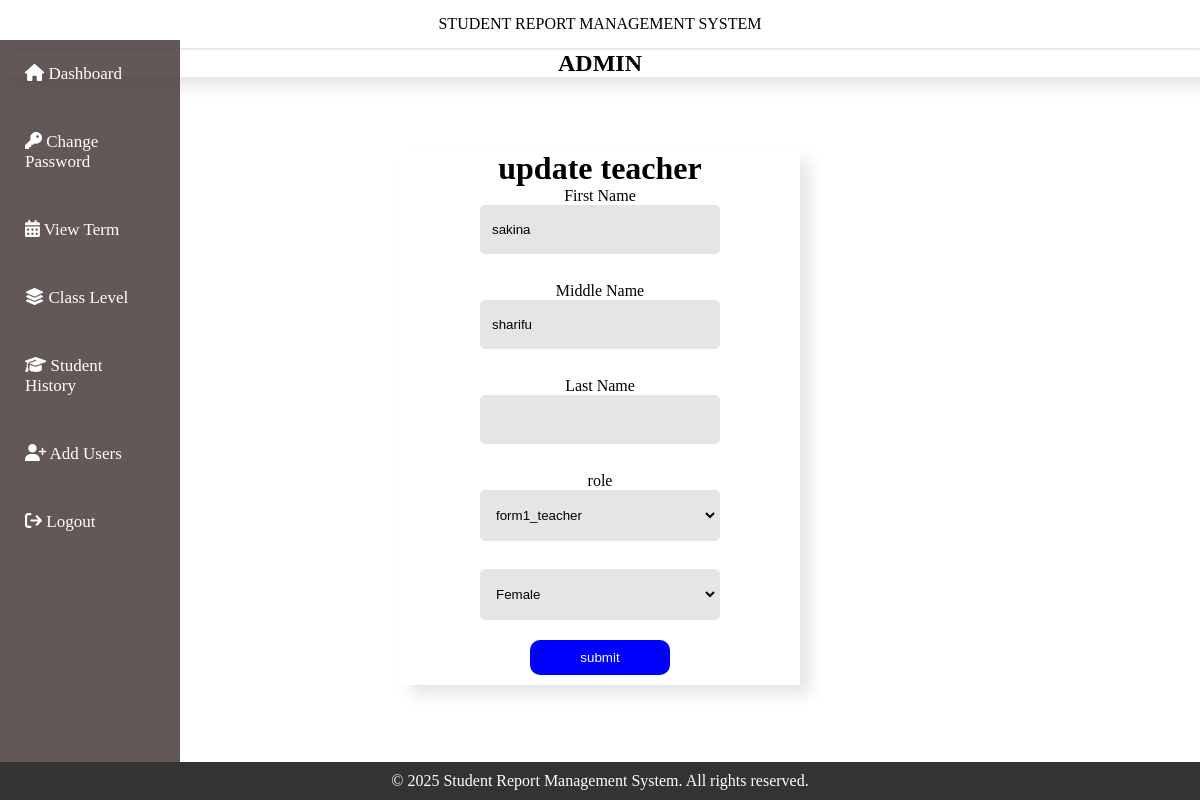
/editTeacher.php?user_id=60, run on the app's committed database.
### tables this page shows
CREATE TABLE `users` (
  `user_id` int(255) NOT NULL,
  `class_id` int(255) DEFAULT NULL,
  `first_name` varchar(100) NOT NULL,
  `middle_name` varchar(100) NOT NULL,
  `last_name` varchar(100) NOT NULL,
  `parent_name` varchar(50) NOT NULL,
  `username` varchar(50) NOT NULL,
  `password` varchar(255) NOT NULL,
  `role` enum('admin','student','form1_teacher','form2_teacher','form3_teacher','form4_teacher') NOT NULL,
  `gender` varchar(8) NOT NULL,
  `stream` enum('science','art') DEFAULT NULL,
  `status` varchar(50) NOT NULL,
  `graduation_year` varchar(10) DEFAULT NULL,
  `parent_email` varchar(100) DEFAULT NULL
);

### editTeacher.php (the view, shortened to what this page needs)
<?php
include "header.php";
include "./includes/db.php";
$teacher_id = $_GET['user_id'];
include "footer.php";
$sql = "SELECT * FROM users WHERE user_id = '$teacher_id'";
$results = mysqli_query($conn, $sql);
$teacher = mysqli_fetch_array($results);
?>
<!DOCTYPE html>
<html lang="en">
<head>
</head>
<body>
<form action="" method="POST">
        <div class="edit-container">
            <h1>update teacher</h1>
            <label>First Name</label><br>
            <input type="text" name="first_name" class="form-control" value="<?php echo $teacher['first_name']; ?>" required><br><br>
            <label>Middle Name</label><br>
            <input type="text" name="middle_name" class="form-control" value="<?php echo $teacher['middle_name']; ?>" required><br><br>
            <label>Last Name</label><br>
            <input type="text" name="last_name" class="form-control" value="<?php echo $teacher['last_name']; ?>" required><br><br>
            <label>role</label><br>
            <select name="role" class="form-control">
                <option value="form1_teacher" <?php if($teacher['role'] == 'form1_teacher') echo 'selected' ; ?>>form1_teacher</option>
            </select><br><br>
            <select name="gender" class="form-control" required>
                <option value="Female" <?php if($teacher['gender'] == 'Female') echo 'selected' ; ?>>Female</option>
            </select>
            <button type="submit">submit</button>
        </div>
        </form>
</body>
</html>

### header.php (style rules this page uses)
* { margin: 0; padding: 0; border: none; outline: none; }
body { font-family: 'poppins'; margin: 0; padding: 0; text-decoration: none; }

### footer.php (style rules this page uses)
* { margin: 0; padding: 0; }
body { font-family: 'poppins'; }

### editTeacher.php (style rules this page uses)
* { margin: 0; padding: 0; border: none; outline: none; box-sizing: border-box; text-decoration: none; }
body { font-family: 'poppins' background-color: whitesmoke; }
.edit-container { background: #FFF; box-shadow: 10px 10px 15px rgba(0,0,0,0.1); width: 400px; margin: 30px auto; margin-top: 150px; text-align: center; }
h1 { margin-top: 30px; }
.edit-container input,select { padding: 15px 10px; border-radius: 5px; margin-bottom: 10px; width: 60%; border: 2px solid transparent; background-color: rgba(0, 0, 0, 0.1); }
button { background: blue; color: white; border: none; padding: 10px 50px; border-radius: 10px; transition: 0.3s ease-in-out; margin: 10px; }

### data on the page
users: first_name "sakina", middle_name "sharifu", role "form1_teacher", gender "Female"
